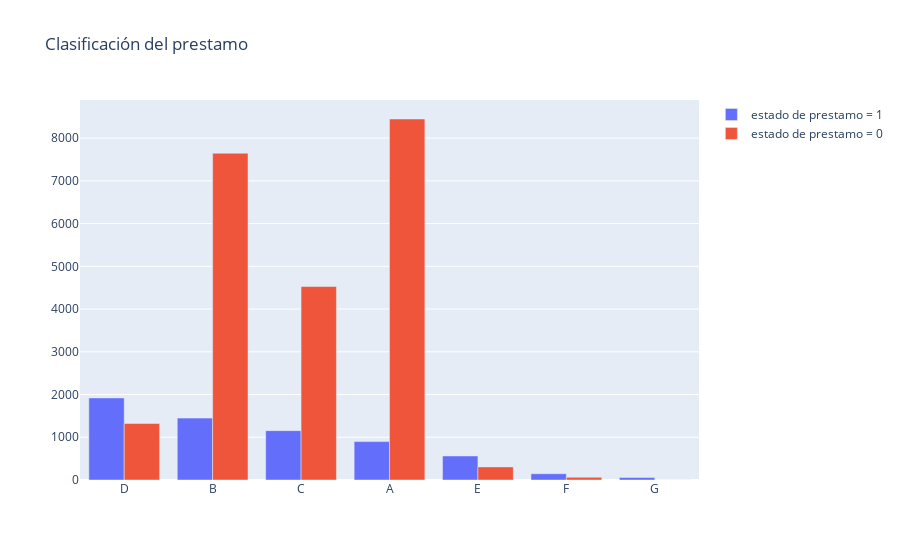

The notebook cell saved with this chart:
### Code cell
trace0 = go.Bar(
    x = df[df["estado_prestamo"]== 1]["grado_prestamo"].value_counts().index.values,
    y = df[df["estado_prestamo"]== 1]["grado_prestamo"].value_counts().values,
    name='estado de prestamo = 1'
)

#Segundo plot
trace1 = go.Bar(
    x = df[df["estado_prestamo"]== 0]["grado_prestamo"].value_counts().index.values,
    y = df[df["estado_prestamo"]== 0]["grado_prestamo"].value_counts().values,
    name="estado de prestamo = 0"
)

data = [trace0, trace1]

layout = go.Layout(
    title='Clasificación del prestamo'
)


fig = go.Figure(data=data, layout=layout)

py.iplot(fig, filename='Clasificación del prestamo')

### Figure 1 — Plotly figure (JSON) as saved in the notebook; plotly's stock layout.template omitted (floating-point values rounded to 4 significant figures)
{"data": [{"name": "estado de prestamo = 1", "type": "bar", "x": ["D", "B", "C", "A", "E", "F", "G"], "y": [1921, 1448, 1155, 898, 562, 146, 58]}, {"name": "estado de prestamo = 0", "type": "bar", "x": ["A", "B", "C", "D", "E", "F", "G"], "y": [8447, 7646, 4527, 1322, 307, 63, 1]}], "layout": {"title": {"text": "Clasificación del prestamo"}}}
